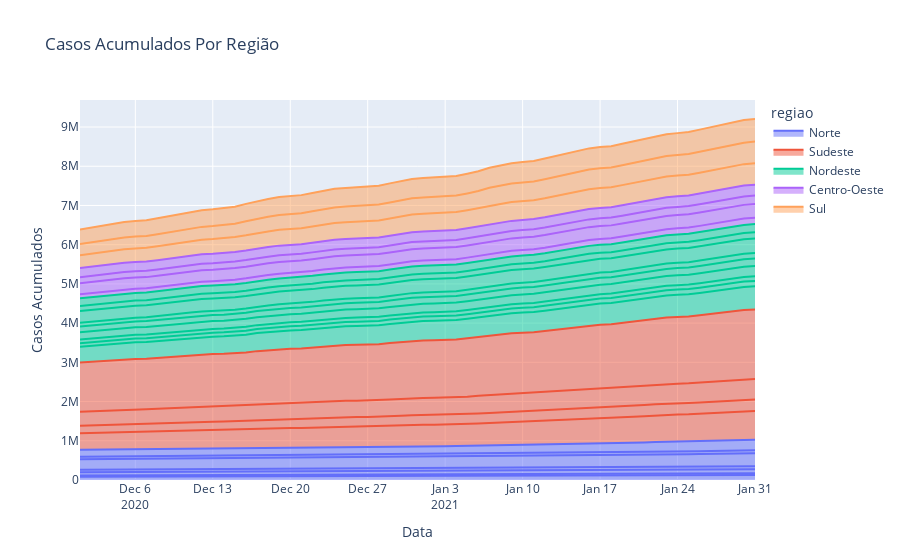

Here is the notebook cell this chart was saved with:
### Markdown cell above
### Mostrando Casos Acumulados Por Região

### Code cell
fig = px.area(timecut_df, x="data", y="casosAcumulado", 
              color="regiao", line_group="estado",
              title="Casos Acumulados Por Região", 
              labels = {'data': "Data", 'casosAcumulado': "Casos Acumulados"})

fig.show()
